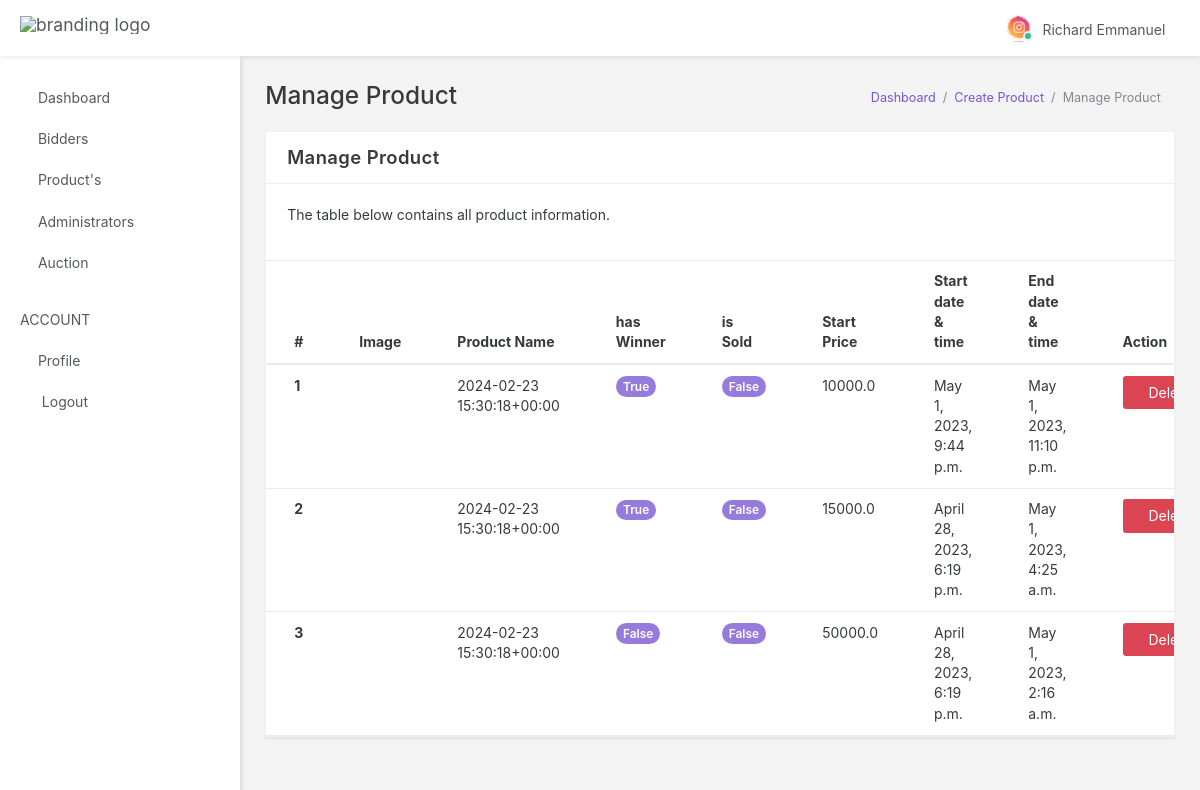
The app's page /auth/manage_product (signed in), older data.
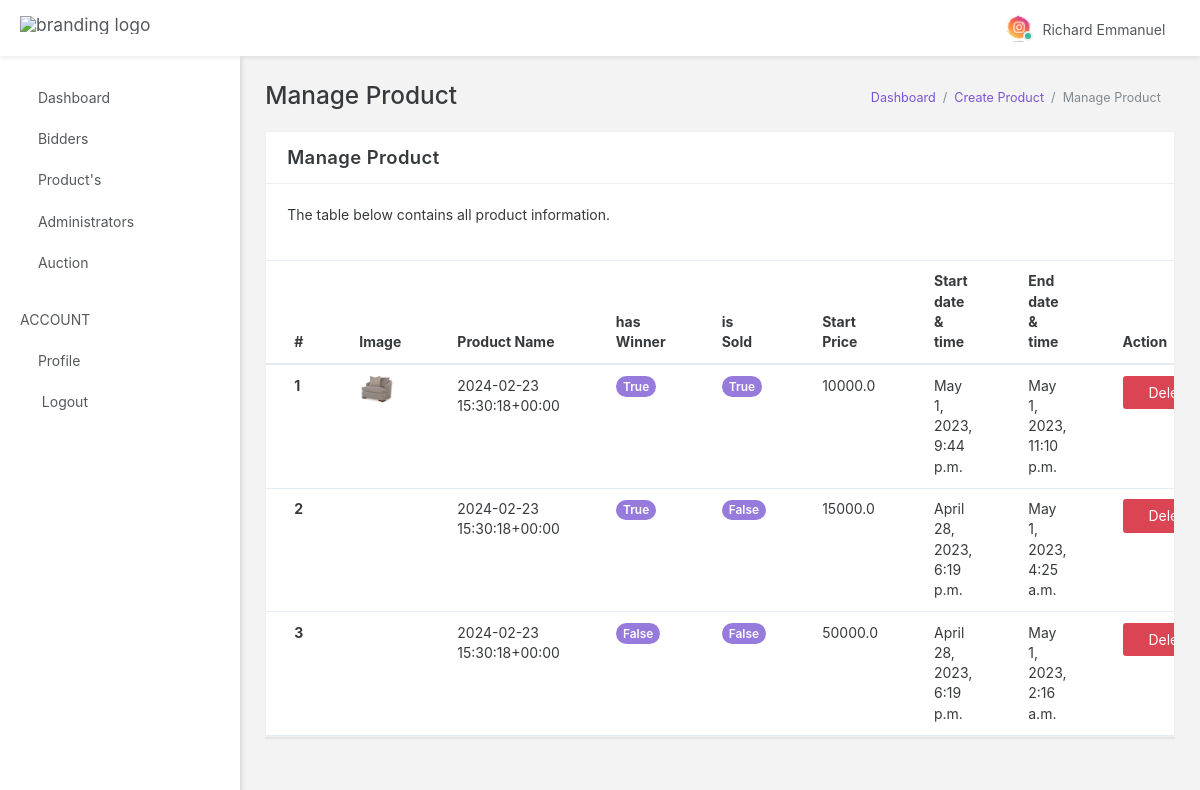
The same page, newer data.
### Auction_auth/models.py (models this page shows, shortened)
class Furniture(models.Model):
    product_id = models.UUIDField(
        default=uuid.uuid4, primary_key=True, unique=True, editable=False)
    product_name = models.CharField(max_length=100)
    start_price = models.FloatField()
    product_desc = models.TextField()
    created = models.DateTimeField(
        verbose_name='date_created', auto_now_add=True)
    start_date_and_time = models.DateTimeField(null=True)
    end_date_and_time = models.DateTimeField(null=True)
    is_sold = models.BooleanField(default=False)
    sold_price = models.FloatField(blank=True, null=True)
    sold_to = models.ForeignKey(
        User, on_delete=models.CASCADE, blank=True, null=True)
    image = models.ImageField(null=True, blank=True, upload_to='uploads/')
    class Meta:
        db_table = 'Furniture'
        verbose_name_plural = 'Furniture'

### Auction_auth/views.py (the view)
# urls.py: path('auth/manage_product', ManageFurniturePageView.as_view(),
class ManageFurniturePageView(LoginRequiredMixin, ListView):
    template_name = "backend/furniture/manage_furnitures.html"
    def get_queryset(self):
        return Furniture.objects.all().order_by('-created')

### Templates/backend/furniture/manage_furnitures.html (shortened to what the changed rows need)
{% extends 'base.html' %}
{% load static %}
{% load crispy_forms_tags %}
  {% block head %}{% include 'partials/auth_head.html' %}{% endblock head %}
  {% block body %}
  <body data-open="click" data-menu="vertical-menu" data-col="2-columns" class="vertical-layout vertical-menu 2-columns  fixed-navbar">
    <div class="app-content content container-fluid">
      <div class="content-wrapper">
        <div class="content-header row">
          <div class="content-header-left col-md-6 col-xs-12 mb-1">
            <h2 class="content-header-title">Manage Product</h2>
          </div>
        </div>
        <div class="content-body">
        <div class="row">
            <div class="col-xs-12">
                <div class="card">
                    <div class="card-body collapse in">
                        <div class="table-responsive">
                            <table class="table table-hover mb-0">
                                <thead>
                                    <tr>
                                        <th>#</th>
                                        <th>Image</th>
                                        <th>Product Name</th>
                                        <th>has Winner</th>
                                        <th>is Sold</th>
                                        <th>Start Price</th>
                                        <th>Start date & time</th>
                                        <th>End date & time</th>
                                        <th>Action</th>
                                    </tr>
                                </thead>
                                <tbody>
                                {% if object_list %}
                                    {% for object in object_list %}
                                    <tr>
                                        <th scope="row">{{ forloop.counter}}</th>
                                        <td><a href="{% url 'auth:update_product' object.pk %}"><img src="{{object.image.url}}" width="35" alt=""></a></td>
                                        <td>{{ object.product_name }}</td>
                                        <td><div class="tag tag-pill tag-primary">{% if object.sold_to %}True {% else %}False{% endif %}</div></td>
                                        <td><div class="tag tag-pill tag-primary">{{ object.is_sold }}</div></td>
                                        <td>{{ object.start_price }}</td>
                                        <td>{{ object.start_date_and_time }}</td>
                                        <td>{{ object.end_date_and_time }}</td>
                                        <td><a href="" class="btn btn-danger" data-toggle="modal" data-target="#deleteModal{{forloop.counter}}" style="cursor: pointer;"> <i class="icon-ios-trash"></i>Delete</a></td>
                                    </tr>
                                    {% endfor %}
                                {% endif %}
                                </tbody>
                            </table>
                        </div>
                    </div>
                </div>
            </div>
        </div>
        </div>
      </div>
    </div>
</body>
{% endblock body %}

Row changes from the older to the newer data that the page shows:
changed Furniture: image: picture added; is_sold "False" → "True"
